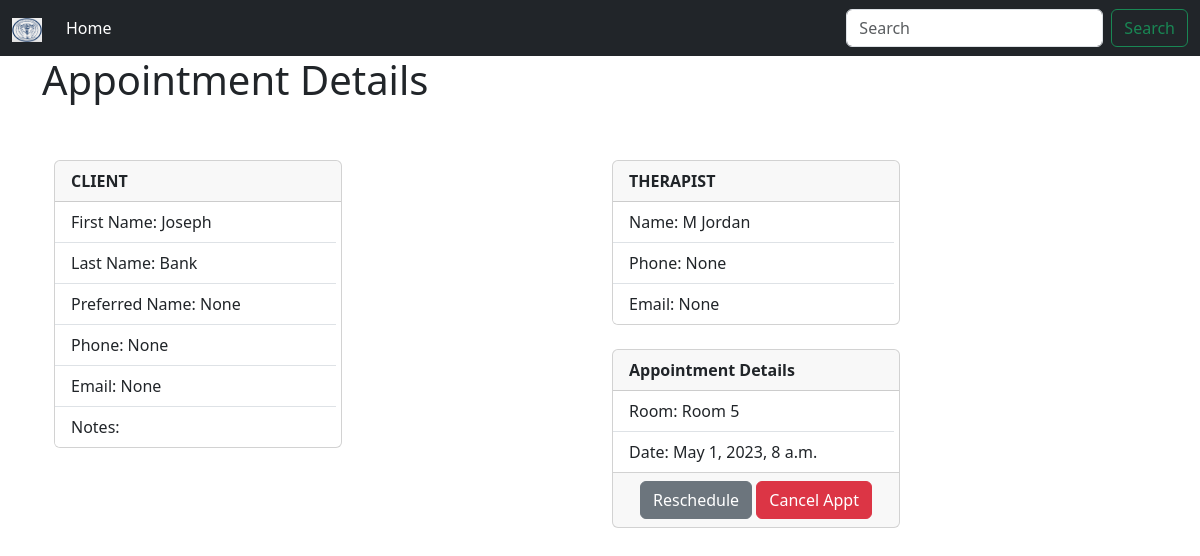
Screenshot of /appt_dtls/12 with the database file from the repository.
### website/models.py (models this page shows, shortened)
class Apptmnts(models.Model):
	client_name = models.ForeignKey(Clients, on_delete=models.DO_NOTHING)
	therapist_name = models.ForeignKey(Therapists, on_delete=models.DO_NOTHING)
	appt_date = models.DateTimeField('Appointment Date')
	room = models.ForeignKey(Rooms, on_delete=models.DO_NOTHING)

class Clients(models.Model):
	first_name = models.CharField('First Name', max_length=100)
	last_name = models.CharField('Last Name', max_length=100)
	disp_name = models.CharField('Display Name', max_length=200, blank=True, null=True)
	email = models.EmailField('Email Address', blank=True, null=True)
	c_phone = models.CharField('Cell Phone', max_length=14, blank=True, null=True)
	notes = models.TextField(blank=True)

class Therapists(models.Model):
	first_name = models.CharField('First Name', max_length=100)
	last_name = models.CharField('Last Name', max_length=100)
	disp_name = models.CharField('Display Name', max_length=200, blank=True, null=True)
	studentID = models.CharField('Student ID', max_length=10)
	email = models.EmailField('Email Address', blank=True, null=True)
	c_phone = models.CharField('Cell Phone', max_length=14, blank=True, null=True)
	schedule = models.DateTimeField('Schedule', blank=True, null=True)

class Rooms(models.Model):
	number = models.CharField('Room Number', max_length=6)
	available = models.BooleanField(default=True)
	def __str__(self):
		return self.number

### website/views.py (the view)
# urls.py: path('appt_dtls/<pk>', views.appt_dtls, name='appt_dtls'),
def appt_dtls(request, pk):
	appt = Apptmnts.objects.get(pk=pk)
	return render(request, 'website/appt_dtls.html', {'appt':appt})

### website/templates/website/appt_dtls.html
{% extends 'website/base.html' %}
{% block content %}
	<h1>Appointment Details</h1><br/><br/>
	<div class="container">
        <div class="row">
            <div class="col-lg-6 mb-4">
				<div class="card" style="width: 18rem;">
					<div class="card-header">
						<strong>CLIENT</strong><br/>
					</div>
					<ul class="list-group list-group-flush">
						<li class="list-group-item">First Name: {{ appt.client_name.first_name }}</li>
						<li class="list-group-item">Last Name: {{ appt.client_name.last_name }}</li>
						<li class="list-group-item">Preferred Name: {{ appt.client_name.disp_name }}</li>
						<li class="list-group-item">Phone: {{ appt.client_name.c_phone }}</li>
						<li class="list-group-item">Email: {{ appt.client_name.email }}</li>
						<li class="list-group-item">Notes: {{ appt.client_name.notes }}</li>
					</ul>
				</div>
			</div>
			<div class="col-lg-6 mb-4">
				<div class="card" style="width: 18rem;">
					<div class="card-header">
						<strong>THERAPIST</strong><br/>
					</div>
					<ul class="list-group list-group-flush">
						<li class="list-group-item">Name: {{ appt.therapist_name.disp_name }}</li>
						<li class="list-group-item">Phone: {{ appt.therapist_name.c_phone }}</li>
						<li class="list-group-item">Email: {{ appt.therapist_name.email }}</li>
					</ul>
				</div><br>
				<div class="card" style="width: 18rem;">
					<div class="card-header">
						<strong>Appointment Details</strong><br/>
					</div>
					<ul class="list-group list-group-flush">
						<li class="list-group-item">Room: {{ appt.room }}</li>
						<li class="list-group-item">Date: {{ appt.appt_date }}</li>
					</ul>
					<div class="card-footer">
						<center>
							<a href="#" class="btn btn-secondary">Reschedule</a>
							<a href="#" class="btn btn-danger">Cancel Appt</a>
						</center>
					</div>
				</div>
			</div>
		</div>
	</div>
{% endblock %}

### website/static/css/styles.css (style rules this page uses)
ul { height: 100%; padding: 0px 5px 0px 20px; }
a { color: #17a2b8; }

### rows the page displays
Apptmnts: client_name.first_name "Joseph", client_name.last_name "Bank", client_name.disp_name "None", client_name.c_phone "None", client_name.email "None", therapist_name.disp_name "M Jordan", therapist_name.c_phone "None", therapist_name.email "None", room "Room 5", appt_date "May 1, 2023, 8 a.m."
